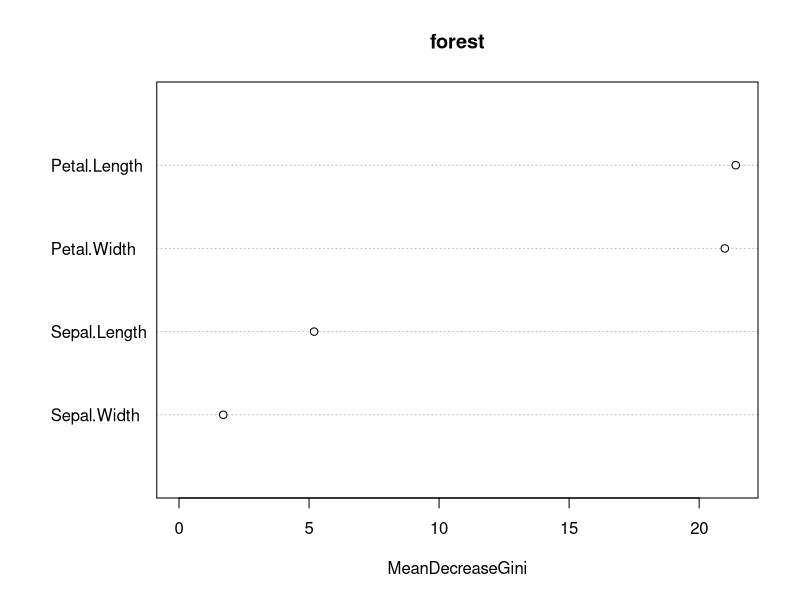
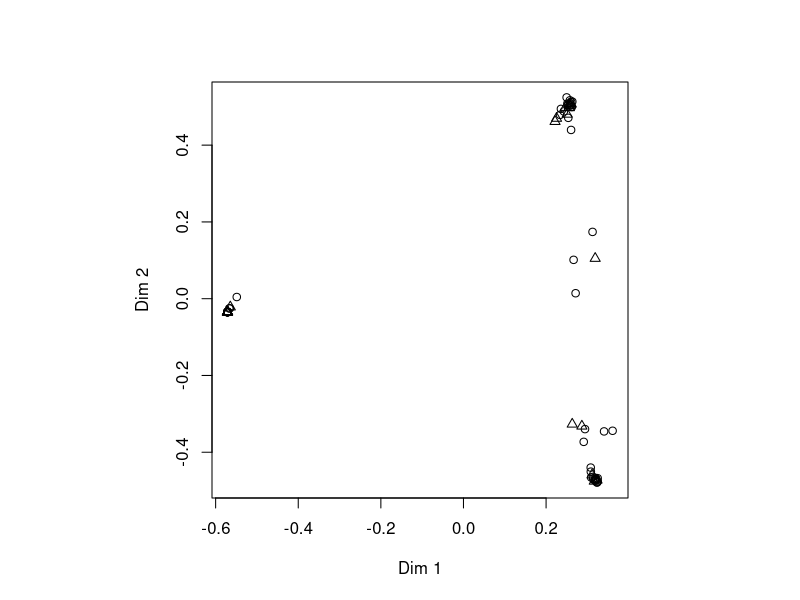
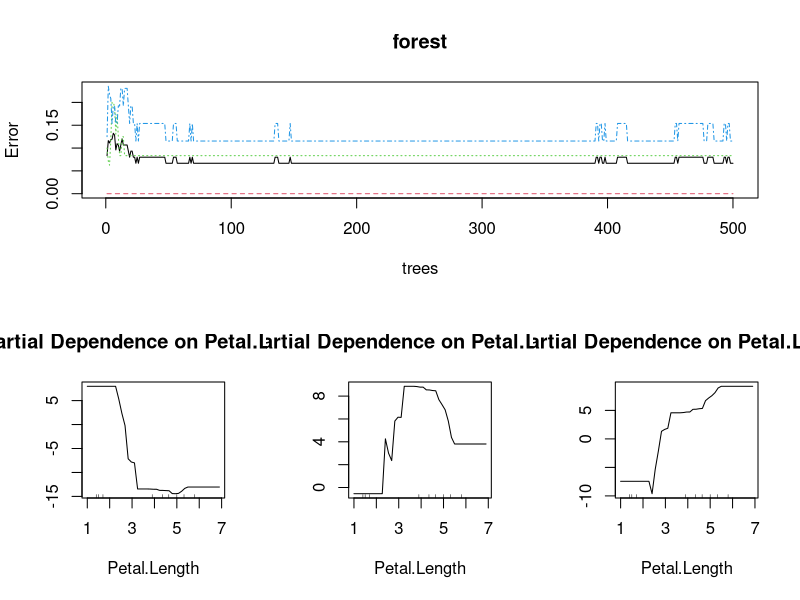

Write R code to recreate these figures, in order.
# install.packages("randomForest")
library(randomForest)
library(rpart) 
library(RColorBrewer)

# random sampling
n <- nrow(iris)
s <- sample(n,n*0.5)
iris.train <- iris[s,]
iris.test <- iris[-s,]

# random forest
forest <- randomForest(Species~., data=iris.train, ntree=500, proximity=TRUE)
pred.forest <- predict(forest, newdata=iris.test, type="class")
table(pred.forest, iris.test[,5])

# decision tree
tree <- rpart(Species~.,data=iris.train)
pred.rpart <- predict(tree, iris.test, type="class")
table(pred.rpart, iris.test[,5])

# importance
getTree(forest, 1, labelVar=TRUE)
varImpPlot(forest)
MDSplot(forest, iris$Species, palette=rep(1, 3), pch=as.numeric(iris$Species))

# report
split.screen(c(2,1))
split.screen(c(1,3), screen = 2)
screen(3); partialPlot(forest, iris, Petal.Length, "setosa")
screen(4); partialPlot(forest, iris, Petal.Length, "versicolor")
screen(5); partialPlot(forest, iris, Petal.Length, "virginica")
split.screen(c(2,1), screen = 1)
screen(1); plot(forest) 
close.screen(all=T)
